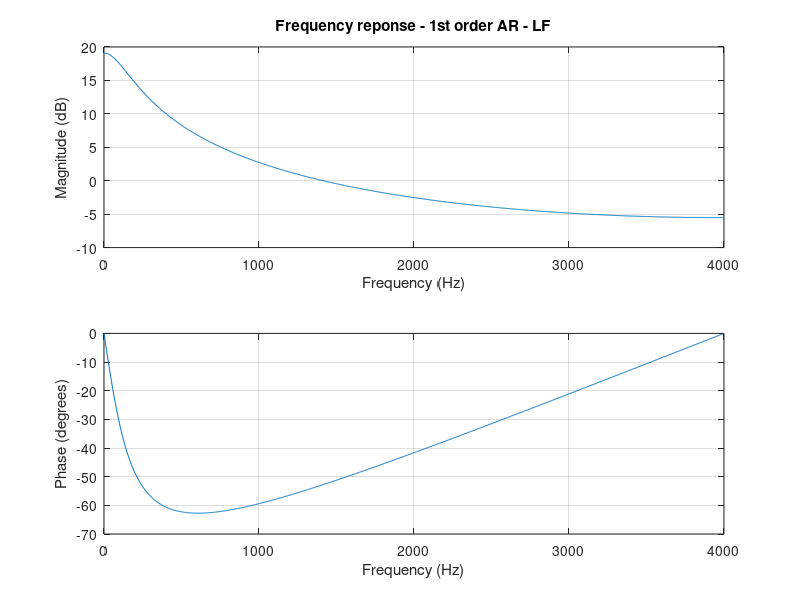
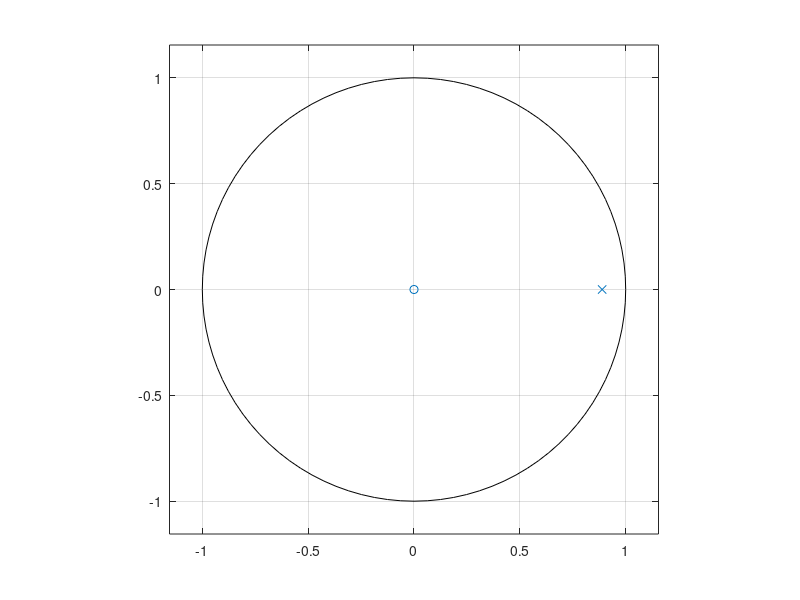

The MATLAB script that drew these images, in order: (Note: this script raises an error after producing the figures.)
%   Demo AR / MA processes (signal modeling)

% Ad 1) typ DP - proces 1. radu

% fs=8000;
% Bo=300 ;
% 
% zo=exp(-Bo*pi/fs);
% a=[1 -zo];

% 1st order models

fs=8000;
Bo=300 ;
zo=exp(-Bo*pi/fs);

% 1st order low-frequency AR model
b=1 ;
a=[1 -zo];
type='1st order AR - LF';

% 1st order high-frequency AR model
% b=1 ;
% a=[1 zo];
% type='1st order AR - HF';

% 1st order low-frequency MA model
% a=1 ;
% b=[1 zo];
% type='1st order MA - LF';

% 1st order high-frequency MA model
% a=1 ;
% b=[1 -zo];
% type='1st order MA - HF';

% 2nd order model AR model - band-pass (rezonator)
% p1 = 0.9 * exp ( j * 0.9 ) ;
% p2 = 0.9 * exp ( - j * 0.9 ) ;
% a=poly([p1 p2]);
% b=1 ;
% type='2nd order AR - BP';


figure(1)
freqz(b,a,1000,fs)
subplot(211)
title(['Frequency reponse - ' type])

figure(2)
zplane(b,a)

% signal modeling (filtering of white noise)

N=10000;
no=randn(N,1);

nc=filter(b,a,no);

wlen=512;

figure(3)
spectrogram(nc,wlen,[],[],fs,'yaxis')
title('DFT spectrogram');
colorbar off;
colormap jet;

figure(4)
NC=fft(nc(1:wlen).*hamming(wlen),wlen);
ff=(0:wlen-1)./wlen*fs;
plot(ff,10*log10((abs(NC).^2)./wlen));
title('short-time power spectrum in dBs (periodogram)');

figure(5)
pwelch(nc,wlen,[],[],fs);
title('PSD in dB using Welch method');



